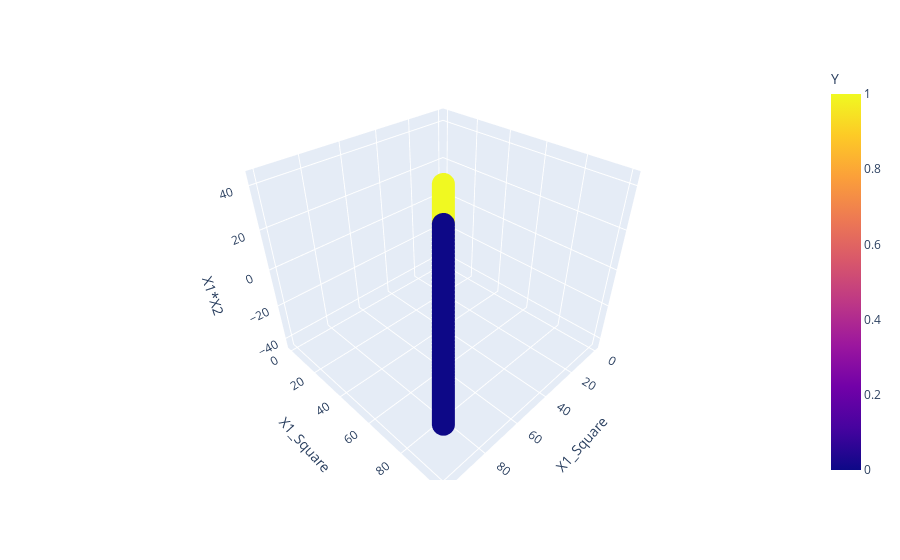

The notebook cell this image was saved under:
### Code cell
fig=px.scatter_3d(df,x='X1_Square',y='X1_Square',z='X1*X2',color='Y')
fig.show()

### Figure 1 — Plotly figure (JSON) as saved in the notebook; plotly's stock layout.template omitted (floating-point values rounded to 4 significant figures; data arrays with more than 128 entries replaced by an {"elided": "..."} marker saying what was removed)
{"data": [{"hovertemplate": "X1_Square=%{y}<br>X1*X2=%{z}<br>Y=%{marker.color}<extra></extra>", "legendgroup": "", "marker": {"color": {"elided": "400 int values"}, "coloraxis": "coloraxis", "symbol": "circle"}, "mode": "markers", "name": "", "scene": "scene", "showlegend": false, "type": "scatter3d", "x": {"elided": "400 float values"}, "y": {"elided": "400 float values"}, "z": {"elided": "400 float values"}}], "layout": {"coloraxis": {"colorbar": {"title": {"text": "Y"}}, "colorscale": [[0, "#0d0887"], [0.1111, "#46039f"], [0.2222, "#7201a8"], [0.3333, "#9c179e"], [0.4444, "#bd3786"], [0.5556, "#d8576b"], [0.6667, "#ed7953"], [0.7778, "#fb9f3a"], [0.8889, "#fdca26"], [1, "#f0f921"]]}, "legend": {"tracegroupgap": 0}, "margin": {"t": 60}, "scene": {"domain": {"x": [0, 1], "y": [0, 1]}, "xaxis": {"title": {"text": "X1_Square"}}, "yaxis": {"title": {"text": "X1_Square"}}, "zaxis": {"title": {"text": "X1*X2"}}}}}
